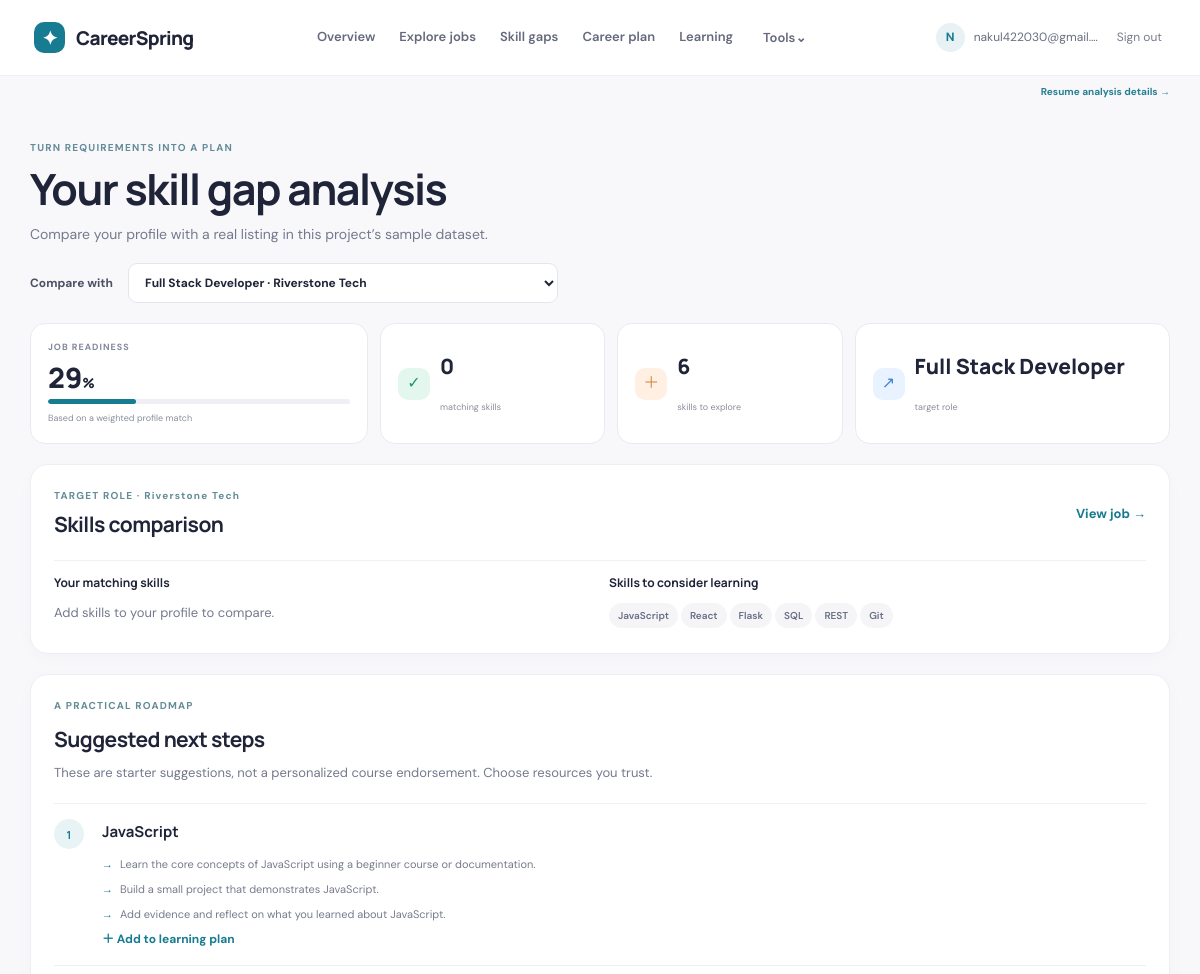
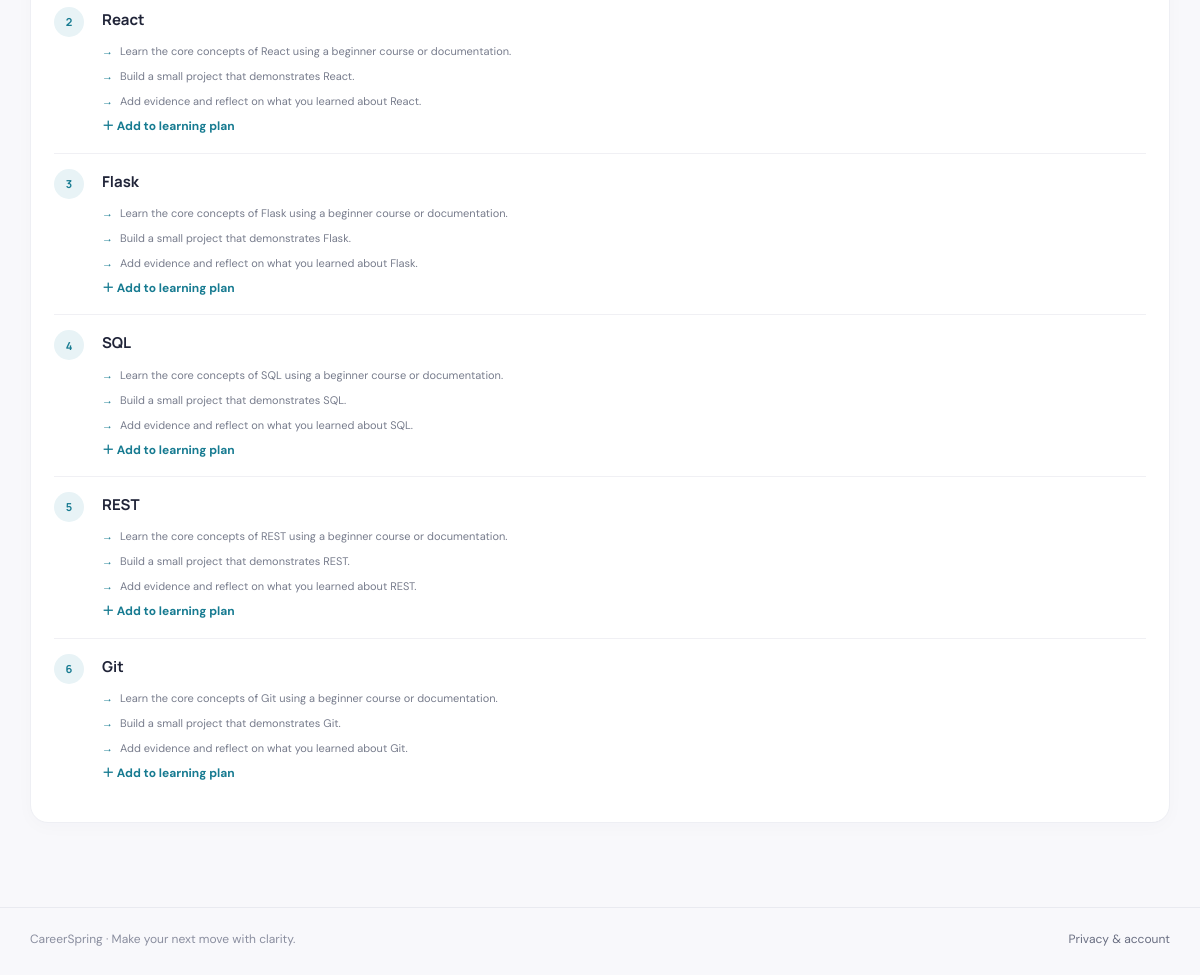
The app's page /skill-gap (signed in) with its own data (2 pictures, top to bottom).
### tables this page shows
CREATE TABLE users(id INTEGER PRIMARY KEY, email TEXT UNIQUE NOT NULL, password TEXT NOT NULL, role TEXT NOT NULL DEFAULT 'user', created_at TEXT NOT NULL);

CREATE TABLE jobs(id INTEGER PRIMARY KEY, title TEXT NOT NULL, company TEXT NOT NULL, location TEXT DEFAULT '', employment_type TEXT DEFAULT 'Full-time', experience_level TEXT DEFAULT 'Entry-level', qualification TEXT DEFAULT '', description TEXT DEFAULT '', skills TEXT DEFAULT '', apply_url TEXT DEFAULT '', salary TEXT DEFAULT '', created_at TEXT NOT NULL);

### app.py (the view)
@app.route("/skill-gap")
@login_required
def skill_gap():
    recs=recommendations(profile()); target=request.args.get("job",type=int); selected=next((x for x in recs if x["job"]["id"]==target),None) if target else (recs[0] if recs else None)
    return render_template("skill_gap.html",recs=recs,selected=selected,groups=categorize(parse_skills(profile()["technical_skills"]+","+profile()["soft_skills"])),roadmap=roadmap_for(selected["missing"] if selected else []))

### app.py (called while the page is built)
def db():
    if "db" not in g:
        g.db = sqlite3.connect(app.config["DATABASE"])
        g.db.row_factory = sqlite3.Row
        g.db.execute("PRAGMA foreign_keys=ON")
    return g.db

def current_user():
    if "user_id" not in session: return None
    return db().execute("SELECT * FROM users WHERE id=?", (session["user_id"],)).fetchone()

def login_required(fn):
    @wraps(fn)
    def wrapped(*args, **kwargs):
        if not current_user(): flash("Please sign in to continue.", "info"); return redirect(url_for("login"))
        return fn(*args, **kwargs)
    return wrapped

@app.before_request
def csrf_guard():
    if request.method == "POST":
        token = session.get("csrf_token")
        supplied = request.form.get("csrf_token") or request.headers.get("X-CSRF-Token")
        if not token or not supplied or not secrets.compare_digest(token, supplied): abort(400, "Invalid security token. Refresh and try again.")

@app.context_processor
def inject_globals():
    if "csrf_token" not in session: session["csrf_token"] = secrets.token_urlsafe(32)
    return {"current_user": current_user(), "csrf_token": session["csrf_token"], "year": datetime.now().year, "parse_skills": parse_skills, "categorize": categorize}

def parse_skills(value):
    if isinstance(value, (list,tuple,set)): parts = value
    else: parts = re.split(r"[,;\n|]+", value or "")
    seen, out = set(), []
    for part in parts:
        skill = re.sub(r"\s+", " ", str(part)).strip()
        key = skill.casefold()
        if skill and key not in seen: seen.add(key); out.append(skill)
    return out

def categorize(skills):
    groups = {k: [] for k in SKILL_GROUPS}
    for skill in skills:
        found = [group for group, terms in SKILL_GROUPS.items() if skill.casefold() in terms]
        groups[found[0] if found else "Other"] = groups.get(found[0] if found else "Other", []) + [skill]
    return {k:v for k,v in groups.items() if v}

def profile(user_id=None):
    user_id = user_id or session.get("user_id")
    row = db().execute("SELECT * FROM profiles WHERE user_id=?", (user_id,)).fetchone()
    return dict(row) if row else {"user_id":user_id,"full_name":"","headline":"","education":"","experience_years":0,"technical_skills":"","soft_skills":"","interests":"","preferred_roles":"","preferred_location":"","experience_level":"Entry-level","employment_type":"Any","career_goal":"","country":"India","resume_text":"","resume_filename":"","resume_consent":0}

### templates/skill_gap.html
{% extends 'base.html' %}{% block title %}Skill gap analysis{% endblock %}{% block content %}<div class="page-head"><div><div class="eyebrow">TURN REQUIREMENTS INTO A PLAN</div><h1>Your skill gap analysis</h1><p>Compare your profile with a real listing in this project’s sample dataset.</p></div></div><form class="select-job" method="get"><label>Compare with<select name="job" onchange="this.form.submit()">{% for r in recs %}<option value="{{ r.job.id }}" {{ 'selected' if selected and r.job.id==selected.job.id }}>{{ r.job.title }} · {{ r.job.company }}</option>{% endfor %}</select></label></form>{% if selected %}<div class="gap-summary"><div class="gap-score"><small>JOB READINESS</small><strong>{{ selected.score }}<i>%</i></strong><div class="progress"><i style="width:{{ selected.score }}%"></i></div><span>Based on a weighted profile match</span></div><div class="gap-stat"><span class="stat-icon green">✓</span><strong>{{ selected.matched|length }}</strong><small>matching skills</small></div><div class="gap-stat"><span class="stat-icon orange">＋</span><strong>{{ selected.missing|length }}</strong><small>skills to explore</small></div><div class="gap-stat"><span class="stat-icon blue">↗</span><strong>{{ selected.job.title }}</strong><small>target role</small></div></div><section class="panel"><div class="panel-head"><div><span class="eyebrow">TARGET ROLE · {{ selected.job.company }}</span><h2>Skills comparison</h2></div><a href="{{ url_for('job_detail',job_id=selected.job.id) }}" class="text-link">View job →</a></div><div class="skill-compare"><div><h3>Your matching skills</h3><div class="tags">{% for s in selected.matched %}<span class="tag matched">✓ {{ s }}</span>{% else %}<span class="muted">Add skills to your profile to compare.</span>{% endfor %}</div></div><div><h3>Skills to consider learning</h3><div class="tags">{% for s in selected.missing %}<span class="tag">{{ s }}</span>{% else %}<span class="muted">You cover the listed skills.</span>{% endfor %}</div></div></div></section><section class="panel"><span class="eyebrow">A PRACTICAL ROADMAP</span><h2>Suggested next steps</h2><p class="muted">These are starter suggestions, not a personalized course endorsement. Choose resources you trust.</p><div class="roadmap">{% for item in roadmap %}<article class="roadmap-item"><div class="roadmap-dot">{{ loop.index }}</div><div><h3>{{ item.skill }}</h3>{% for step in item.steps %}<div class="roadmap-step"><span>→</span>{{ step }}</div>{% endfor %}<form method="post" action="{{ url_for('learning') }}"><input type="hidden" name="csrf_token" value="{{ csrf_token }}"><input type="hidden" name="action" value="add"><input type="hidden" name="skill" value="{{ item.skill }}"><input type="hidden" name="priority" value="High"><button class="text-button">＋ Add to learning plan</button></form></div></article>{% else %}<div class="empty-state">No skill gaps in the current listing. Review another role to keep exploring.</div>{% endfor %}</div></section>{% else %}<div class="empty-state panel">Add a job listing or complete your profile to start comparing skills.</div>{% endif %}{% endblock %}

### templates/base.html (shortened to what this page needs)
<!doctype html>
<html lang="en">
<head><link rel="stylesheet" href="{{ url_for('static',filename='style.css') }}"><link rel="stylesheet" href="{{ url_for('static',filename='extras.css') }}"></head>
<body>
<header class="topbar"><a class="brand" href="{{ url_for('index') }}"><span class="brand-icon">✦</span> CareerSpring</a>{% if current_user %}<nav class="nav"><a href="{{ url_for('dashboard') }}">Overview</a><a href="{{ url_for('jobs') }}">Explore jobs</a><a href="{{ url_for('skill_gap') }}">Skill gaps</a><a href="{{ url_for('career') }}">Career plan</a><a href="{{ url_for('learning') }}">Learning</a><div class="nav-more"><button class="nav-trigger">Tools⌄</button></div></nav><div class="user-menu"><span class="avatar">{{ (current_user.email[0] if current_user else 'U')|upper }}</span><span class="user-email">{{ current_user.email }}</span><form method="post" action="{{ url_for('logout') }}"><button class="link-button">Sign out</button></form></div>{% else %}<nav class="nav"><a href="{{ url_for('login') }}">Sign in</a><a class="button button-small" href="{{ url_for('register') }}">Get started</a></nav>{% endif %}</header>
{% if current_user %}<div class="utility-shortcut"><a href="{{ url_for('resume_insights') }}">Resume analysis details →</a></div>{% endif %}<main class="container">{% block content %}{% endblock %}</main>
<footer class="footer"><span>CareerSpring · Make your next move with clarity.</span><a href="{{ url_for('profile_page') if current_user else url_for('index') }}">Privacy & account</a></footer>
</body></html>

### static/extras.css (style rules this page uses)
.utility-shortcut { display:flex;justify-content:flex-end;gap:18px;max-width:1200px;margin:0 auto;padding:8px 30px 0;font-size:10px }
.utility-shortcut a { color:#277e91;font-weight:700 }

### records on screen
users: email "N", email "nakul422030@gmail.…"
jobs: job "Full Stack Developer · Riverstone Tech", job "Full Stack Developer", job.company "Riverstone Tech"

### other values on screen
{{ selected.score }} "29"
{{ selected.matched|length }} "0"
{{ selected.missing|length }} "6"
{{ s }} "JavaScript" "React" "Flask" "SQL" "REST" "Git"
{{ item.skill }} "JavaScript" "React" "Flask" "SQL" "REST" "Git"
{{ step }} "Learn the core concepts of JavaScript using a beginner course or documentation." "Build a small project that demonstrates JavaScript." "Add evidence and reflect on what you learned about JavaScript." "Learn the core concepts of React using a beginner course or documentation." "Build a small project that demonstrates React." "Add evidence and reflect on what you learned about React." "Learn the core concepts of Flask using a beginner course or documentation." "Build a small project that demonstrates Flask." "Add evidence and reflect on what you learned about Flask." "Learn the core concepts of SQL using a beginner course or documentation." "Build a small project that demonstrates SQL." "Add evidence and reflect on what you learned about SQL." "Learn the core concepts of REST using a beginner course or documentation." "Build a small project that demonstrates REST." "Add evidence and reflect on what you learned about REST." "Learn the core concepts of Git using a beginner course or documentation." "Build a small project that demonstrates Git." "Add evidence and reflect on what you learned about Git."
